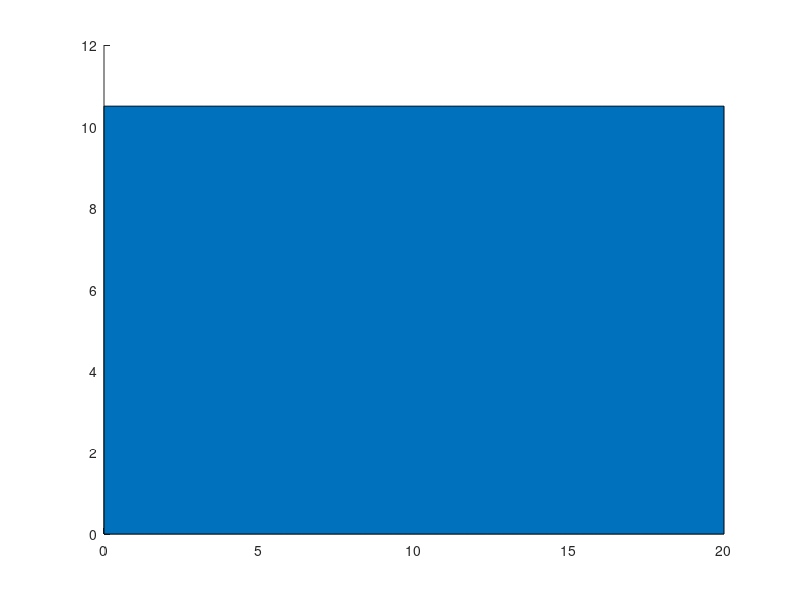

MATLAB code to generate this figure: (Note: this script raises an error after producing the figure.)

%% 초기 차량 위치 그리기
clear; clc;
figure(1);
hold on;

% 주차장 배경을 그리기위한 초기값
background_t = 0:0.01:20;
background_x = [2.5 2.5 5 5 5 7.5 7.5 7.5 10 10 10 12.5 12.5 12.5 15 15 15 17.5 17.5 17.5 20 ]; 
background_y = [0   5   5 0 5 5   0   5   5  0  5  5    0    5    5  0  5  5    0    5    5  ];
background_y2 = 5*ones(1,2001);

% 주차장 선 및 색깔 
bc1 = area(background_t,background_y2+5.5);
bc1(1).FaceColor = [0.5 0.5 0.5];
bc1 = area(background_t,background_y2);
bc1.FaceColor = [1 1 1];
plot(background_t,background_y2,'k','LineWidth',2);
line(background_x,background_y,'Color','k','LineWidth',1);
line(background_x,background_y+10.5,'Color','k','LineWidth',1);
plot(background_t,background_y2+5.5,'k','LineWidth',2);
plot(background_t,background_y2+10.5,'k','LineWidth',2);
plot(background_t,background_y2+2.5,'--y','LineWidth',1);

% 차의 최초 위치값
carx = [12.5+0.35 12.5+0.35 15-0.35 15-0.35 12.5+0.35];
cary = [0.43 5-0.43 5-0.43 0.43 0.43];
F_x = 12.5+1.25; F_y = 5 - 0.43 - 0.935;
B_x = 12.5+1.25; B_y = 0.43+0.935;
line(carx,cary,'Color','b','LineWidth',3);
line([F_x B_x],[F_y B_y],'Color','g','LineWidth',3);
%% 출차
% 초기값, 바퀴간 거리, 속도, 시간
L = 2.7; 
v=0.5;
dt=0.01;
t=0:dt:20;

% 임의의 핸들 조정값(delta)생성
for i=1:150 %처음에 -10도 만큼 돌다가
delta(i)=(-10/150*i)*(pi/180);
end
for i=151:300 %다시 핸들을 돌리고
delta(i)=(-10+(10/150*(i-150)))*(pi/180);
end
for i=301:400 % 오른쪽으로 20도만큼 돌리고
delta(i)=(20/300*i)*(pi/180);
end
for i=401:500 % 다시 제자리로 돌아옴
delta(i)=(20+(-20/100*(i-400)))*(pi/180);
end
for i=501:900 %핸들을 다시 왼쪽으로 점차 최대각도만큼 꺽고
delta(i)=(-40.95/400*(i-500))*(pi/180);
end
for i=901:1700 %최대각도에서 회전함
delta(i)=-40.95*(pi/180);
end
for i=1701:1900 %그리고 다시 점차 핸들을 풀고
delta(i)=(-40.95+(40.25/200*(i-1700)))*(pi/180);
end
for i=1901:2000 % 직진하며 일자모습을 보여줌
delta(i)=0; 
end


% 바퀴의 초기 위치값
Front_x(1) = 12.5 + 1.25;
Front_y(1) =  5 - 0.43 - 0.935;
Back_x(1) = 12.5 + 1.25;
Back_y(1) = 0.43 + 0.935;

% theta의 초기값 설정
theta =  v * tan(delta(1))/L * dt;

% 출력
for i=1:2000
    theta(i+1)=theta(i)+ (v * tan(delta(i)))/L*dt;
    % 앞바퀴
    Front_x(i+1)=Front_x(i)+(v*sin(delta(i)+theta(i))*dt);
    Front_y(i+1)=Front_y(i)+(v*cos(delta(i)+theta(i))*dt);
    
    % 뒷바퀴
    Back_x(i+1)=Back_x(i)+v*0.8*sin(theta(i))*dt;
    Back_y(i+1)=Back_y(i)+v*0.9*cos(theta(i))*dt;
    
    
    hold on;
    plot(Front_x(i),Front_y(i),'ro');   
    plot(Back_x(i),Back_y(i),'ko');
    car_body_center=line([Front_x(i) Back_x(i)],[Front_y(i) Back_y(i)]);
    grid on; axis on;
    
     if mod(i,20) == 0
        pause(0.1);
     end
     if i~=2000
        delete(car_body_center);
     end
end
axis([0 20 0 15.5]);